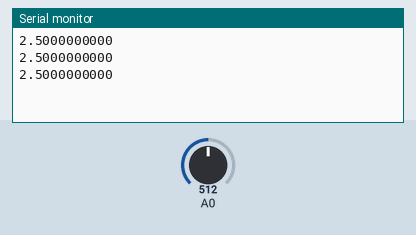
This sketch was run on a simulated Arduino Uno, built with avr-gcc and run on an emulated ATmega328P. Shown: the last lines printed to the serial monitor. The inputs (shaded band) are chosen by the test bench; at power-on: A0 = 512.

Above: at 1.3 s.
1.4 s: A0 set to 716
At 1.9 s:
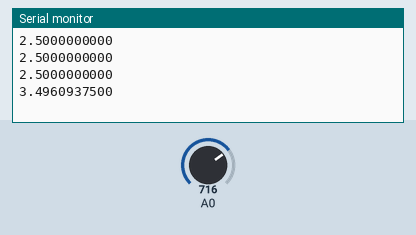
2.9 s: A0 set to 900
At 3.4 s:
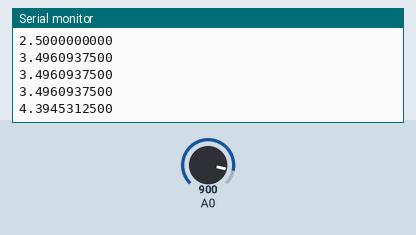
Timing chart, 0 to 5.9 s (numbered marks = the images above; inputs shaded):
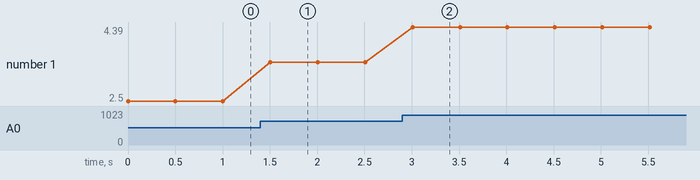

Measured:
- after the input at 1.4 s, the serial monitor: prints a new line after 0.10 s (image 1)
- after the input at 2.9 s, the serial monitor: prints a new line after 0.11 s (image 2)
- plotted number 1: 2.5 → 3.5 after the input at 1.4 s, 3.5 → 4.39 after the input at 2.9 s

The sketch:

anaologread_c.ino
```cpp
void setup()
{
  Serial.begin(9600);
}
void loop()
{
  int vol_1;
  float vol=0;
  vol_1=analogRead(A0);
  vol=5.0*(((float)vol_1)/1024.0);
  Serial.println(vol,DEC);
  delay(500);
}
```
